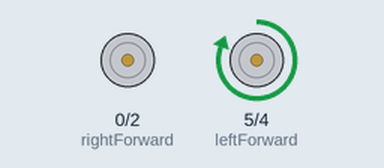
This sketch was run on a simulated Arduino Uno, built with avr-gcc and run on an emulated ATmega328P. Shown: motor-driver pin pairs drawn as motors (green arrow = first pin HIGH = forward, orange = second pin HIGH = backward, longer = more drive).

Above: at 1.0 s.
At 5.0 s:
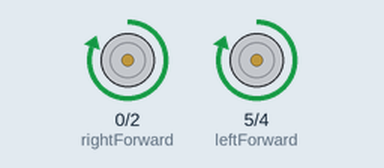
At 9.0 s:
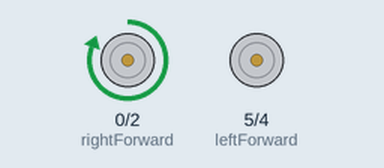
At 11.0 s:
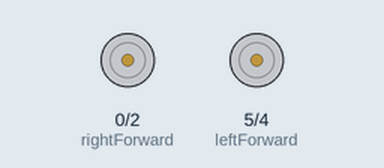
Timing chart, 0 to 15.6 s (numbered marks = the images above):
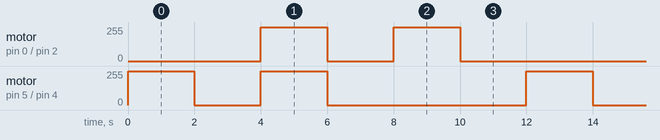

The sketch:

driveMotor.ino
```cpp
//Initialize Digital Pins
const int leftForward = 5;
const int leftBackward = 4;
const int rightForward = 0;
const int rightBackward = 2;


const int timeSlice = 2000;

void setup() {
  // set control pins as Output
  pinMode(leftForward,OUTPUT);
  pinMode(leftBackward,OUTPUT);
  pinMode(rightForward,OUTPUT);
  pinMode(rightBackward,OUTPUT);

  Serial.println("HELLO");

}

void stopp() {
  digitalWrite(leftForward,LOW);
  digitalWrite(leftBackward,LOW);
  digitalWrite(rightForward,LOW);
  digitalWrite(rightBackward,LOW);

  delay(timeSlice);
}

void forward() {
  // run forward
  digitalWrite(leftForward,HIGH);
  digitalWrite(leftBackward,LOW);
  digitalWrite(rightForward,HIGH);
  digitalWrite(rightBackward,LOW);

//  Serial.println("forward");
  delay(timeSlice);
}

void backward() {
  // run backward
  digitalWrite(leftForward,LOW);
  digitalWrite(leftBackward,HIGH);
  digitalWrite(rightForward,LOW);
  digitalWrite(rightBackward,HIGH);

  Serial.println("backward");
  delay(timeSlice);
}

void right() {
  // run right
  digitalWrite(leftForward,HIGH);
  digitalWrite(leftBackward,LOW);
  digitalWrite(rightForward,LOW);
  digitalWrite(rightBackward,LOW);

  Serial.println("right");
  delay(timeSlice);

}

void left() {
  // run left
  digitalWrite(leftForward,LOW);
  digitalWrite(leftBackward,LOW);
  digitalWrite(rightForward,HIGH);
  digitalWrite(rightBackward,LOW);

  Serial.println("left");
  delay(timeSlice);
}

void loop() {

  right();

  stopp();

  forward();

  stopp();

  left();

  stopp();

}
```

Measured:
- by itself, motor on pin 0 (rightForward) / pin 2 (rightBackward), motor on pin 5 (leftForward) / pin 4 (leftBackward): repeats every 12.0 s: stopped 2.0 s, forward 255/255 2.0 s, stopped 6.0 s, forward 255/255 2.0 s
